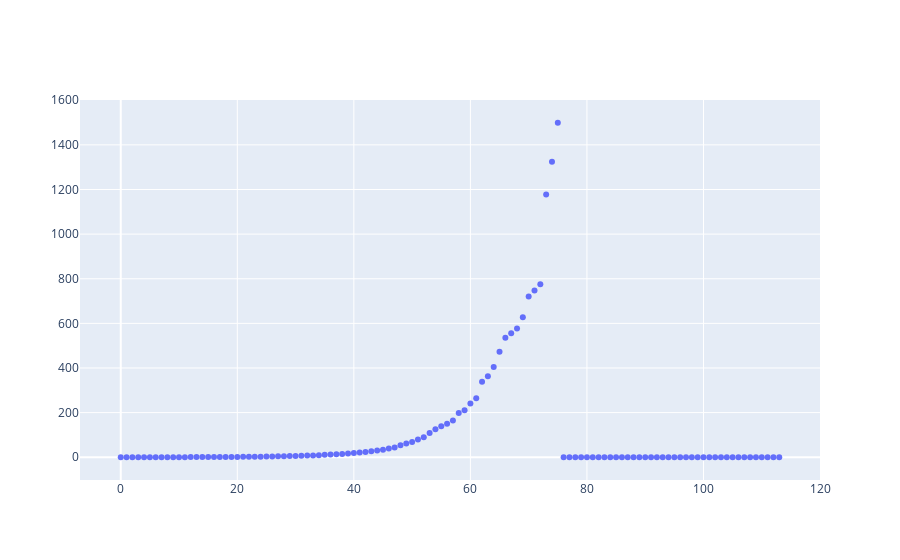

Notebook code for this chart:
### Code cell
plot_growth_of_P(f, s, 0.1, verbose = True)
